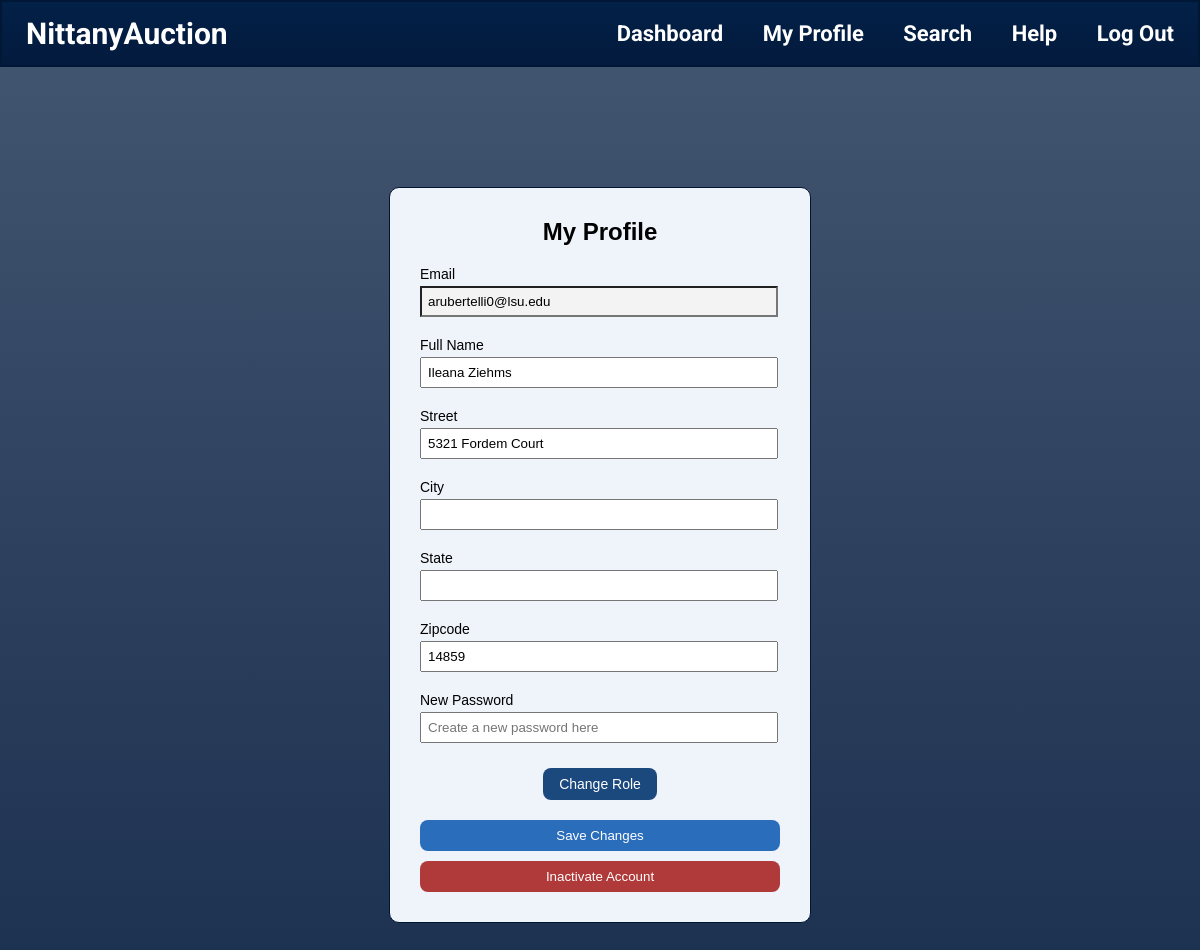
Page /profile (signed in) on the earlier database version.
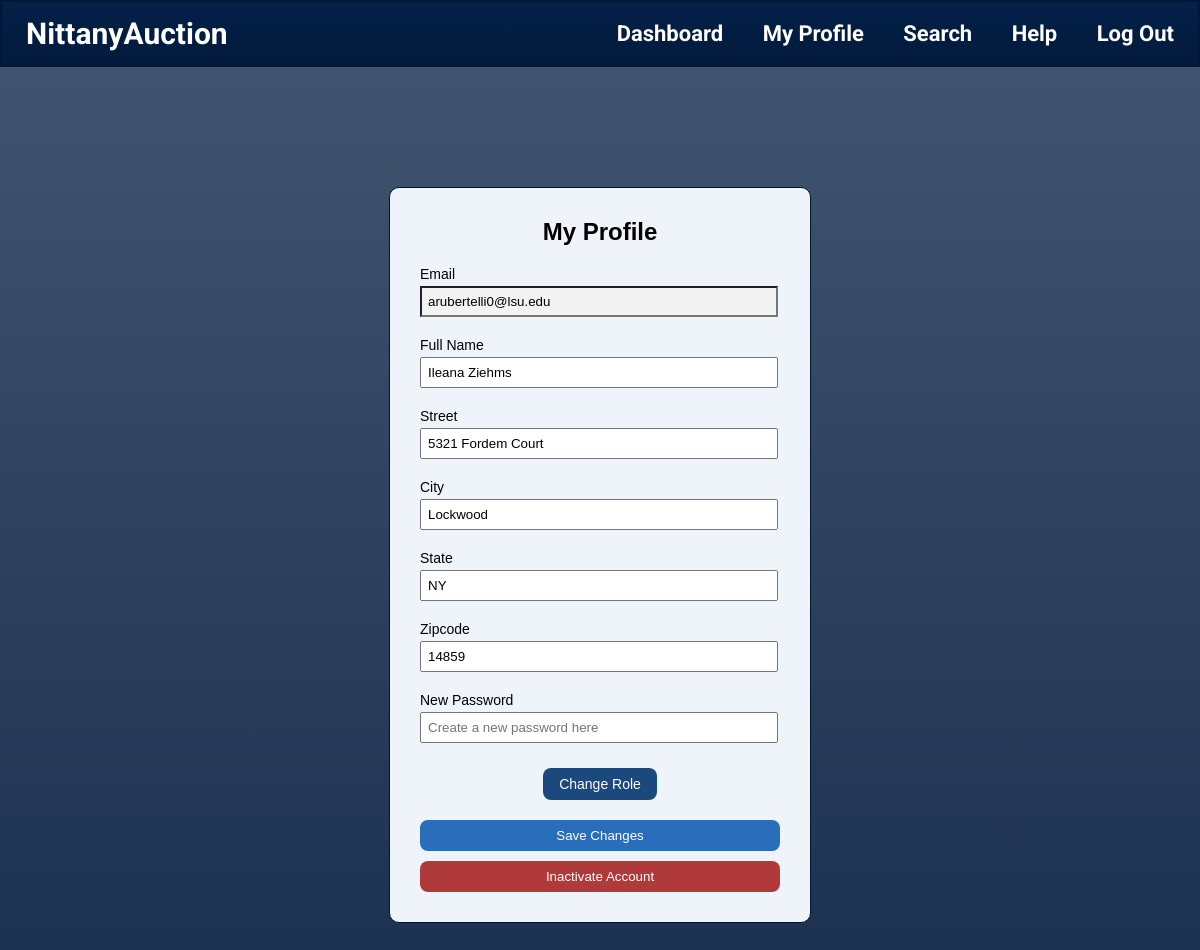
Same page on the later database version.
### tables this page shows
CREATE TABLE Bidder(email TEXT PRIMARY KEY,
                    first_name TEXT,
                    last_name TEXT,
                    age INTEGER,
                    home_address_id TEXT,
                    major TEXT,
                    FOREIGN KEY(email) REFERENCES User(email),
                    FOREIGN KEY(home_address_id) REFERENCES Address(address_id));

CREATE TABLE Zipcode(zipcode INTEGER PRIMARY KEY,
                     city TEXT,
                     state TEXT);

### Starter_code_431w/app.py (the view, shortened to what this page needs)
@app.route("/profile", methods=["GET", "POST"])
def profile():
    if "email" not in session:
        session['login_error'] = 'Please log in first.'
        return redirect(url_for("login"))
    email = session["email"].strip().lower()
    error = None
    message = None
    try:
        with get_connection() as con:
            initialize_schema_if_needed(con)
            profile_data, roles = build_profile_data(con, email)
    except sql.Error as e:
        print("DB error in profile:", e)
        return render_template("profile.html", user={"email": email}, roles=[], error="Database error.")
    return render_template("profile.html", user=profile_data, roles=roles, message=message, error=error)

### Starter_code_431w/app.py (called while the page is built, shortened)
def get_connection():
    connection = sql.connect(DB_PATH)
    connection.row_factory = sql.Row
    return connection

def current_db_timestamp():
    return datetime.now().strftime("%Y-%m-%d %H:%M:%S")

def close_expired_auctions(connection):
    now_ts = current_db_timestamp()
    expired_rows = connection.execute(
        """
        SELECT listing_ID, seller_email, reserve_price
        FROM Auction_Listing
        WHERE status = 1
          AND end_time IS NOT NULL
          AND TRIM(end_time) <> ''
          AND end_time <= ?
        """,
        (now_ts,),
    ).fetchall()
    if expired_rows:
        connection.commit()

def initialize_schema_if_needed(connection):
    user_table = connection.execute(
        "SELECT name FROM sqlite_master WHERE type='table' AND name='User'"
    ).fetchone()
    ensure_runtime_schema(connection)
    close_expired_auctions(connection)

### Starter_code_431w/templates/profile.html (shortened to what this page needs)
<!DOCTYPE html>
<html>
<head>
</head>
<body>
{% include "banner.html" %}
<div class="profile-box">
    <h2>My Profile</h2>
    <form method="POST" action="{{ url_for('profile') }}">
        <label>Email</label>
        <input type="email" name="email" value="{{ user.email }}" readonly>
        <label>Full Name</label>
        <input type="text" name="name" value="{{ user.name }}">
        <label>Street</label>
        <input type="text" name="street" value="{{ user.street }}">
        <label>City</label>
        <input type="text" name="city" value="{{ user.city }}">
        <label>State</label>
        <input type="text" name="state" value="{{ user.state }}">
        <label>Zipcode</label>
        <input type="text" name="zipcode" value="{{ user.zipcode }}">
        <label>New Password</label>
        <input type="password" name="password" placeholder="Create a new password here">
        <div style="text-align:center; margin-top:15px;">
            <a href="{{ url_for('choose_role_page') }}" class="role-button">Change Role</a>
        </div>
        <button type="submit">Save Changes</button>
    </form>
    <form method="POST" action="{{ url_for('profile') }}"
          onsubmit="return confirm('Inactivating your account will sign you out. Continue?');">
        <button class="danger-btn" type="submit">Inactivate Account</button>
    </form>
</div>
</body>
</html>

Differences in the rows shown:
no longer on this page (row unchanged): Bidder: email "arubertelli0@lsu.edu"
added Zipcode: city "Lockwood", state "NY"
Other differences:
form field email: (not shown) → "arubertelli0@lsu.edu"
